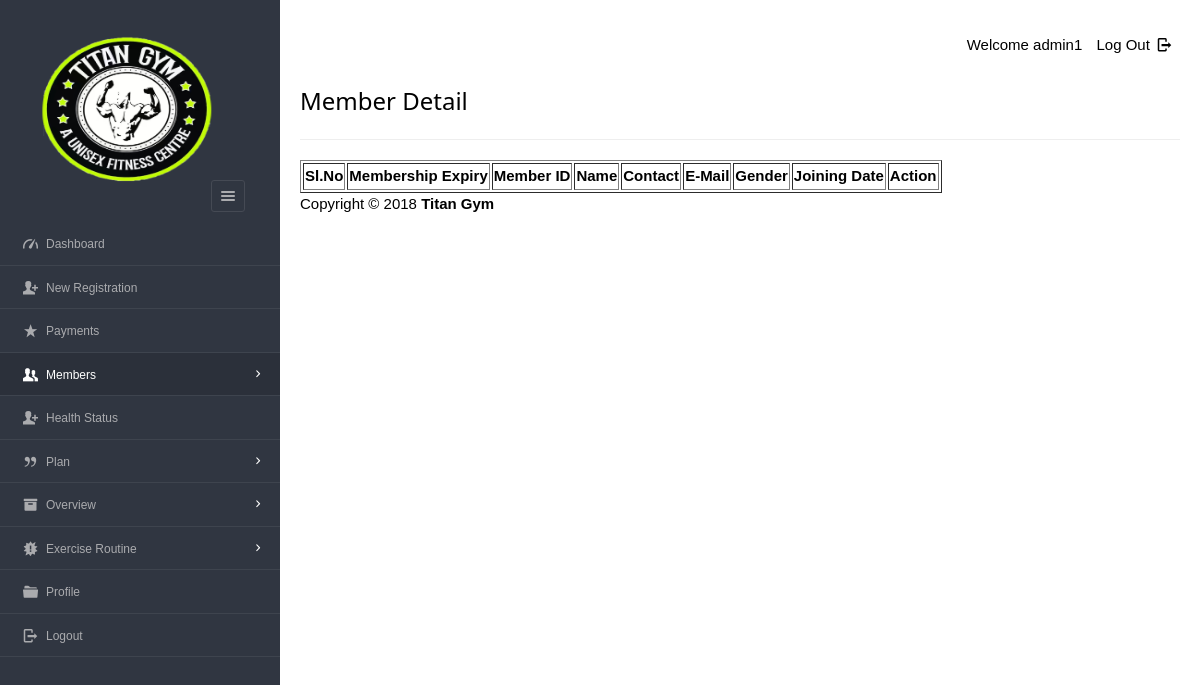
The app's page /Files/dashboard/admin/table_view.php (signed in), older data.
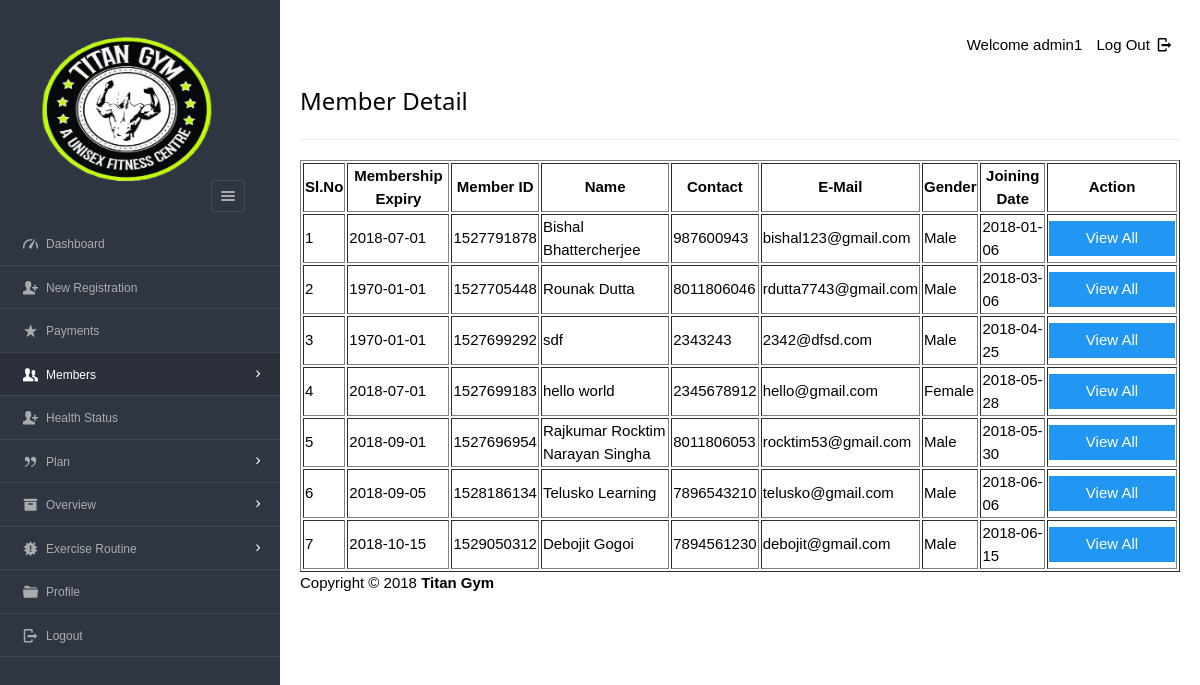
The same page, newer data.
### tables this page shows
CREATE TABLE `enrolls_to`  (
  `et_id` int(5) NOT NULL AUTO_INCREMENT,
  `pid` varchar(8) NOT NULL,
  `uid` varchar(20) NOT NULL,
  `paid_date` varchar(15) NULL DEFAULT NULL,
  `expire` varchar(15) NULL DEFAULT NULL,
  `renewal` varchar(15) NULL DEFAULT NULL,
  PRIMARY KEY (`et_id`) USING BTREE,
  INDEX `user_ID`(`uid`) USING BTREE,
  INDEX `plan_ID_idx`(`pid`) USING BTREE,
  CONSTRAINT `plan_ID` FOREIGN KEY (`pid`) REFERENCES `plan` (`pid`) ON DELETE NO ACTION ON UPDATE NO ACTION,
  CONSTRAINT `user_ID` FOREIGN KEY (`uid`) REFERENCES `users` (`userid`) ON DELETE CASCADE ON UPDATE NO ACTION
);

CREATE TABLE `users`  (
  `userid` varchar(20) NOT NULL,
  `username` varchar(40) NOT NULL,
  `gender` varchar(8) NOT NULL,
  `mobile` varchar(20) NOT NULL,
  `email` varchar(20) NOT NULL,
  `dob` varchar(10) NOT NULL,
  `joining_date` varchar(10) NOT NULL,
  PRIMARY KEY (`userid`) USING BTREE,
  UNIQUE INDEX `email`(`email`) USING BTREE,
  INDEX `userid`(`userid`) USING BTREE
);

### Files/dashboard/admin/table_view.php (the view, shortened to what this page needs)
<?php
require '../../include/db_conn.php';
?>
<!DOCTYPE html>
<html lang="en">
<head>
   <link rel="stylesheet" href="../../css/style.css"  id="style-resource-5">
    <link rel="stylesheet" href="../../css/dashMain.css">
    <link rel="stylesheet" type="text/css" href="../../css/entypo.css">
	<link href="a1style.css" rel="stylesheet" type="text/css">
</head>
    <body class="page-body  page-fade" onload="collapseSidebar()">
    	<div class="page-container sidebar-collapsed" id="navbarcollapse">
		<div class="sidebar-menu">
			<header class="logo-env">
			<div class="logo">
				<a href="main.php">
					<img src="../../images/logo.png" alt="" width="192" height="80" />
				</a>
			</div>
					<div class="sidebar-collapse" onclick="collapseSidebar()">
				<a href="#" class="sidebar-collapse-icon with-animation">
					<i class="entypo-menu"></i>
				</a>
			</div>
			</header>
    		<?php include('nav.php'); ?>
    	</div>
    		<div class="main-content">
				<div class="row">
					<div class="col-md-6 col-sm-8 clearfix">
					</div>
					<div class="col-md-6 col-sm-4 clearfix hidden-xs">
						<ul class="list-inline links-list pull-right">
							<li>Welcome <?php echo $_SESSION['full_name']; ?>
							</li>
							<li>
								<a href="logout.php">
									Log Out <i class="entypo-logout right"></i>
								</a>
							</li>
						</ul>
					</div>
				</div>
		<h3>Member Detail</h3>
		<hr />
		<table class="table table-bordered datatable" id="table-1" border=1>
			<thead>
				<tr><h2>
					<th>Sl.No</th>
					<th>Membership Expiry</th>
					<th>Member ID</th>
					<th>Name</th>
					<th>Contact</th>
					<th>E-Mail</th>
					<th>Gender</th>
					<th>Joining Date</th>
					<th>Action</th></h2>
				</tr>
			</thead>
				<tbody>
						<?php
							$query  = "select * from users ORDER BY joining_date";
							$result = mysqli_query($con, $query);
							$sno    = 1;
							if (mysqli_affected_rows($con) != 0) {
							    while ($row = mysqli_fetch_array($result, MYSQLI_ASSOC)) {
							        $uid   = $row['userid'];
							        $query1  = "select * from enrolls_to WHERE uid='$uid' AND renewal='yes'";
							        $result1 = mysqli_query($con, $query1);
							        if (mysqli_affected_rows($con) == 1) {
							            while ($row1 = mysqli_fetch_array($result1, MYSQLI_ASSOC)) {
							                echo "<tr><td>".$sno."</td>";
							                echo "<td>" . $row1['expire'] . "</td>";
							                echo "<td>" . $row['userid'] . "</td>";
							                echo "<td>" . $row['username'] . "</td>";
							                echo "<td>" . $row['mobile'] . "</td>";
							                echo "<td>" . $row['email'] . "</td>";
							                echo "<td>" . $row['gender'] . "</td>";
							                echo "<td>" . $row['joining_date'] ."</td>";
							                $sno++;
							                echo "<td><form action='viewall_detail.php' method='post'><input type='hidden' name='name' value='" . $uid . "'/><input type='submit' class='a1-btn a1-blue' id='button1' value='View All ' class='btn btn-info'/></form></td></tr>";
							            }
							        }
							    }
							}
						?>
					</tbody>
				</table>
			<?php include('footer.php'); ?>
    	</div>
    </body>
</html>

Row changes from the older to the newer data that the page shows:
added enrolls_to: expire "2018-07-01", uid.userid "1527791878", uid.username "Bishal Bhattercherjee", uid.mobile "987600943", uid.email "bishal123@gmail.com", uid.gender "Male", uid.joining_date "2018-01-06"
added enrolls_to: expire "1970-01-01", uid.userid "1527705448", uid.username "Rounak Dutta", uid.mobile "8011806046", uid.email "rdutta7743@gmail.com", uid.gender "Male", uid.joining_date "2018-03-06"
added enrolls_to: expire "1970-01-01", uid.userid "1527699292", uid.username "sdf", uid.mobile "2343243", uid.email "2342@dfsd.com", uid.gender "Male", uid.joining_date "2018-04-25"
added enrolls_to: expire "2018-07-01", uid.userid "1527699183", uid.username "hello world", uid.mobile "2345678912", uid.email "hello@gmail.com", uid.gender "Female", uid.joining_date "2018-05-28"
added enrolls_to: expire "2018-09-01", uid.userid "1527696954", uid.username "Rajkumar Rocktim Narayan Singha", uid.mobile "8011806053", uid.email "rocktim53@gmail.com", uid.gender "Male", uid.joining_date "2018-05-30"
added enrolls_to: expire "2018-09-05", uid.userid "1528186134", uid.username "Telusko Learning", uid.mobile "7896543210", uid.email "telusko@gmail.com", uid.gender "Male", uid.joining_date "2018-06-06"
added enrolls_to: expire "2018-10-15", uid.userid "1529050312", uid.username "Debojit Gogoi", uid.mobile "7894561230", uid.email "debojit@gmail.com", uid.gender "Male", uid.joining_date "2018-06-15"
